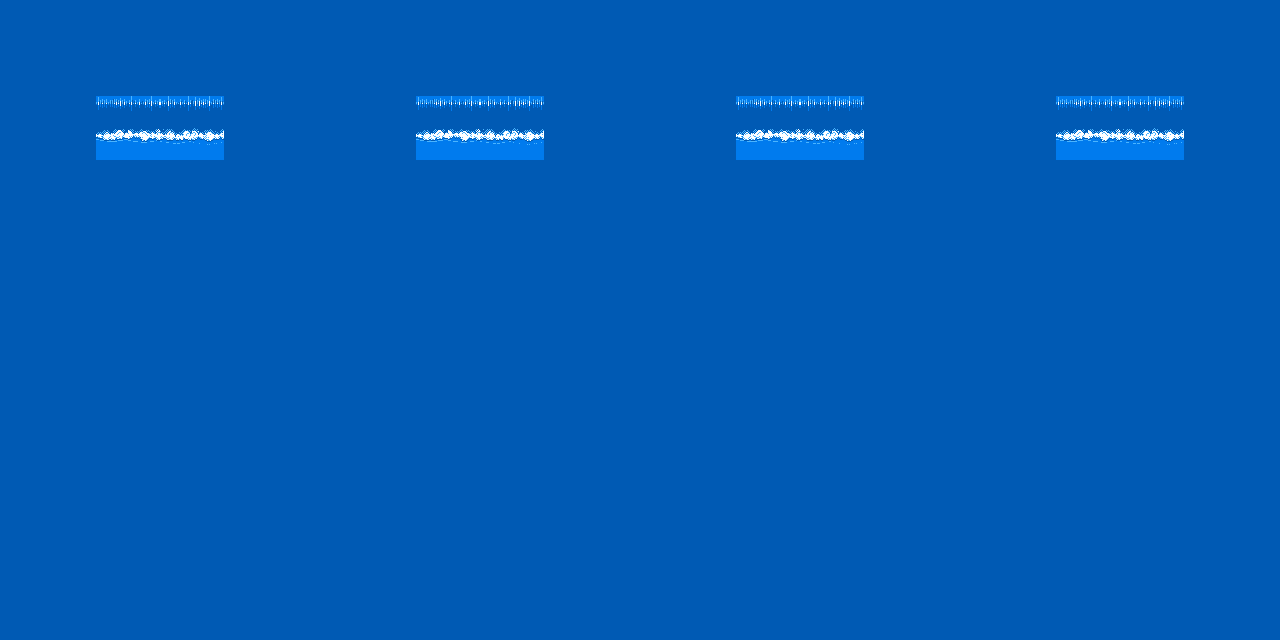

Below is a game level as drawn by its tile map, then a one-line description and the .tmx that defines it (tile-layer data replaced by summaries):
An orthogonal 40x20 tile map with 32x32 px tiles, 2 tile layers (Tile Layer 1, Tile Layer 2).

<map version="1.8" tiledversion="1.8.6" orientation="orthogonal" renderorder="right-down" width="40" height="20" tilewidth="32" tileheight="32" infinite="0" nextlayerid="3" nextobjectid="1">
 <tileset firstgid="1" source="tileset.tsx" />
 <layer id="1" name="Tile Layer 1" width="40" height="20">
  <data>[800 cells, 800 non-empty, 1 distinct tile ids]</data>
 </layer>
 <layer id="2" name="Tile Layer 2" width="40" height="20">
  <data>[800 cells, 32 non-empty, 8 distinct tile ids]</data>
 </layer>
</map>
